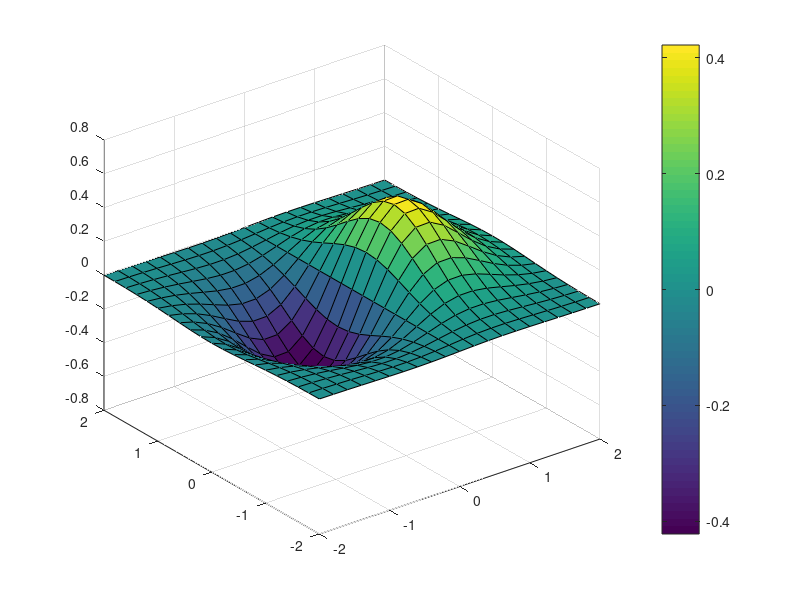

Source code (MATLAB): (Note: this script raises an error after producing the figure.)
function main()
    if ~exist('output', 'dir')
       mkdir('output');
    end
    
    baselinePath = fullfile('output', 'baseline_figure.mat');
    
    % If no baseline exists, create it and return
    if ~isfile(baselinePath)
       createAndSaveBaseline(baselinePath);
       return;
    end
    
    % Create and capture test figure
    fig = createFigure();
    info = captureInfo(fig);
    print(fig, fullfile('output', 'test_figure.jpg'), '-djpeg');
    
    % Compare figures and store differences
    baseline = load(baselinePath);
    differences = compareFigures(baseline.info, info, true);
    
    allDifferences = struct(...
        'differences', differences, ...
        'baseline_image', 'baseline_figure.jpg', ...
        'test_image', 'test_figure.jpg');
    
    save(fullfile('output', 'figure_differences.mat'), 'allDifferences');
    generateMarkdownReport(fullfile('output', 'figure_differences.mat'));
end

function createAndSaveBaseline(baselinePath)
   fig = createFigure();
   info = captureInfo(fig);
   save(baselinePath, 'info');
   print(fig, fullfile('output', 'baseline_figure.jpg'), '-djpeg');
end

function fig = createFigure()
    fig = figure('Visible','off');
    [X,Y] = meshgrid(-2:.2:2);
    Z = X.*exp(-X.^2-Y.^2);
    surf(X,Y,Z)
    colorbar
end

function info = captureInfo(fig)
    objs = findall(fig, '-not', 'Type', 'uimenu', '-not', 'Type', 'uipushtool', '-not', 'Type', 'uitoggletool', '-not', 'Type', 'annotationpane', '-not', 'Type', 'uitoolbar');
    
    info = struct();
    for i = 1:length(objs)
        info(i).class = class(objs(i));
        parent = get(objs(i), 'Parent');
        info(i).parent = getParentClass(parent);
        info(i).properties = captureProperties(objs(i));
    end
end

function parentClass = getParentClass(parent)
    if isempty(parent)
        parentClass = 'none';
    else
        parentClass = class(parent);
    end
end

function props = captureProperties(obj)
    props = struct();
    propNames = properties(obj);
    for i = 1:length(propNames)
        val = obj.(propNames{i});
        if ~isa(val, 'matlab.graphics.Graphics')
            props.(propNames{i}) = val;
        end
    end
end
